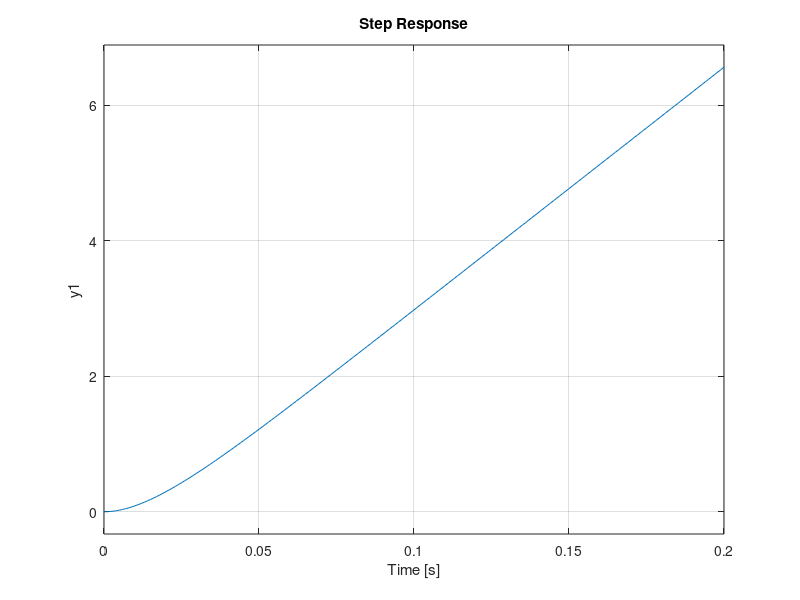

Recreate this plot in MATLAB. (Note: this script raises an error after producing the figure.)
%% Parametri sustava
J = 3.2284e-6;
b = 3.5077e-6;
Ke = 0.0274;
Km = Ke;
Ra = 4;
La = 2.75e-6;
T = 0.001;

%% Zahtjevi regulacijskog kruga
Tr = 0.04;
Mp = 0.16;
e = 0;
ed = 0;

%% Odziv bez regulatora
t = [0:T:0.2];
s = tf('s');
Gs = Km/(s*(J*La*s^2 + (b*La + J*Ra)*s + b*Ra + Ke*Km));
step(Gs, t)

%% Sustav s regulatorom
num = Km;
den = [J*La (b*La + J*Ra) (b*Ra + Ke*Km) 0];
Kp = 1.7;
Gr = tf(Kp);
Gonum = conv(Kp, num);
Goden = conv(1, den);
[numc, denc] = cloop(Gonum, Goden);
Gz1 = tf(numc, denc);
step(Gz1, t)
hold on
Gz2 = feedback(Gs, Gr);
step(Gz2, t)

%% PID regulator
Kp = 150;
Ki = 50;
Kd = 1;
Gpid = tf([Kd Kp Ki], [1 0]);
Go = series(Gpid, Gs)
Gz = feedback(Go, 1);
step(Gz, t)

%% Root locus PI
num = [1 30];
den = [1 0];
GR = tf(num, den);
GO = series(GR, Gs)
rlocus(GO)
axis([-100, 100, -200, 200]);
sgrid(0.7, 0)
[Kp, polovi] = rlocfind(GO)
GReg = tf([Kp 30*Kp], [1 0]);
G = feedback(series(GReg, Gs), 1);
step(G)

%% Root locus PID
num = [1 90 1800];
den = [1 0];
GR = tf(num, den);
GO = series(GR, Gs)
rlocus(GO)
axis([-100, 100, -200, 200]);
sgrid(0.7, 0)
[Kp, polovi] = rlocfind(GO)
GReg = tf([Kp 90*Kp 1800*Kp], [1 0]);
G = feedback(series(GReg, Gs), 1);
step(G)







